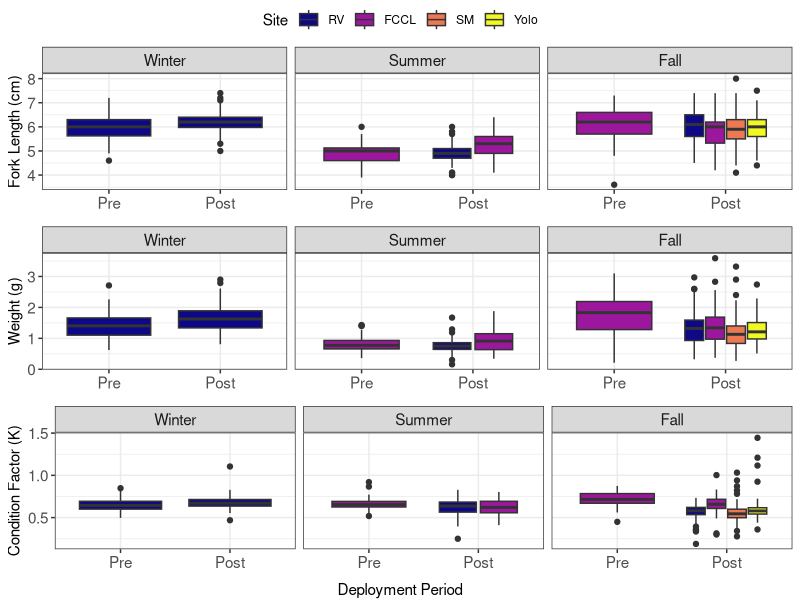

Recreate this plot in R.
## ---- chunk 1
knitr::opts_chunk$set(echo = TRUE)
## ---- chunk 2
library(dplyr)
library(ggplot2)
library(readr)
library(here)
## ---- chunk 3
smeltdata <- read_csv(here("smelt_2019_allseasons", "data_clean", "clean_smelt_cf_2019.csv"), col_types = cols(.default="f", FL_cm = "d", Weight_g = "d", K = "d", ID = "c"))
glimpse(smeltdata)
## ---- chunk 4
smeltdata2 <- filter(smeltdata, Site !="DWSC")%>%
  filter(!is.na(K)) 
## ---- chunk 5
level_key = c(Pre = "Pre-Deployment", Post = "Post-Deployment")
level_key = c(`Pre-Deployment` = "Pre", `Post-Deployment` = "Post")
summarydata <- smeltdata2 %>%
  group_by(Deployment, Site, Period) %>%
  summarize(meanCF = mean(K, na.rm = TRUE),
            sdCF = sd(K, na.rm = TRUE),
            meanFL = mean(FL_cm, na.rm = TRUE),
            sdFL = sd(FL_cm, na.rm = TRUE),
            meanWeight = mean(Weight_g, na.rm = TRUE),
            sdWeight = sd(Weight_g, na.rm = TRUE),
            n = n())%>%
  ungroup() %>%
  mutate(Period = recode(Period,"Pre" = "Pre-Deployment", "Post" = "Post-Deployment"))
## ---- chunk 6
box_K <- ggplot(smeltdata2, aes(x = Period, y = K, fill = Site)) + 
  geom_boxplot() + 
  facet_wrap(Deployment~.) + 
  viridis::scale_fill_viridis(discrete = TRUE, option = "plasma") +
  labs(y = "Condition Factor (K)") + 
  theme_bw()+
  theme(axis.title.x = element_blank(),
        axis.text = element_text(size = 11),
        strip.text = element_text(size = 11),
        legend.text = element_text(size = 11),
        legend.title = element_text(size = 11.5))
## ---- chunk 7
box_FL <- ggplot(smeltdata2, aes(x = Period, y = FL_cm, fill = Site)) + 
  geom_boxplot() + 
  facet_wrap(Deployment~.) + 
  viridis::scale_fill_viridis(discrete = TRUE, option = "plasma") +
  labs(y = "Fork Length (cm)") +
  theme_bw()+
  theme(axis.title.x = element_blank(),
        axis.text = element_text(size = 11),
        strip.text = element_text(size = 11))
## ---- chunk 8
box_Wt <- ggplot(smeltdata2, aes(x = Period, y = Weight_g, fill = Site)) + 
  geom_boxplot() + 
  facet_wrap(Deployment~.) + 
  viridis::scale_fill_viridis(discrete = TRUE, option = "plasma") +
  labs(y = "Weight (g)") + 
  theme_bw()+
  theme(axis.title.x = element_blank(),
        axis.text = element_text(size = 11),
        strip.text = element_text(size = 11))
## ---- chunk 9
library(ggpubr)
figure_comb <- ggarrange(box_FL, box_Wt, box_K, nrow = 3, common.legend = TRUE)


tiff(filename = file.path("smelt_2019_allseasons/figures/FL-Wt-K.tiff"), res = 300, width = 7, height = 7, units = "in", pointsize = 10, type = "cairo", compression = "lzw")
annotate_figure(figure_comb, bottom = text_grob("Deployment Period", size = 11) )
dev.off()

